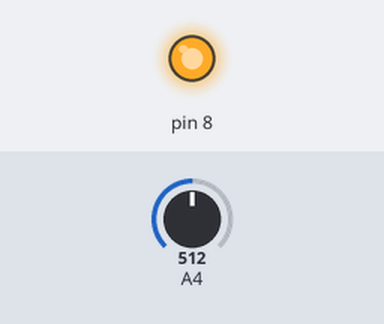
Simulated run of this sketch. Board: Arduino Uno, built with avr-gcc and run on an emulated ATmega328P. Parts: output pins drawn as LEDs (lit = HIGH). The test bench sets the inputs (shaded band); at power-on: A4 = 512. What the sketch prints to the serial monitor is not drawn.

Above: at 0.3 s.
Timing chart, 0 to 1.8 s (numbered marks = the images above):
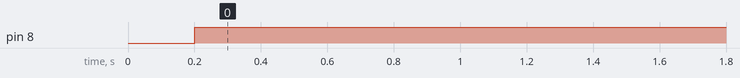

Measured:
- by itself, pin 8: LOW → HIGH at 0.20 s

The sketch:

Project2_temp.ino
```cpp
#include <SoftwareSerial.h>

void setup() {
  Serial.begin(9600);
  pinMode(8,OUTPUT);
}

void loop() {

  Serial.println("temp. sensor");
  long int x = analogRead(4);
  float temp = x/2.048;

  Serial.println(temp);
  delay(200);

  if(temp>50)
  {
    digitalWrite(8,1);

  }
  else
  {
    digitalWrite(8,0);
  }

}
```
